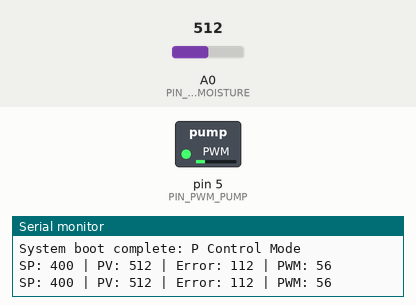
Recording of a sketch running on a simulated Arduino Uno, built with avr-gcc and run on an emulated ATmega328P. Parts: switched loads named in the sketch (green lamp = pin HIGH), the last lines printed to the serial monitor. Inputs (shaded band) come from the test bench; at power-on: A0 (PIN_SENSOR_MOISTURE) = 512.

Above: at 1.8 s.
1.9 s: A0 (PIN_SENSOR_MOISTURE) set to 390
At 3.2 s:
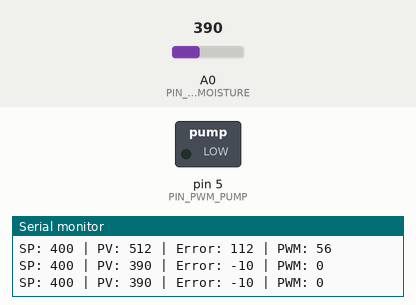
3.5 s: A0 (PIN_SENSOR_MOISTURE) set to 415
At 4.8 s:
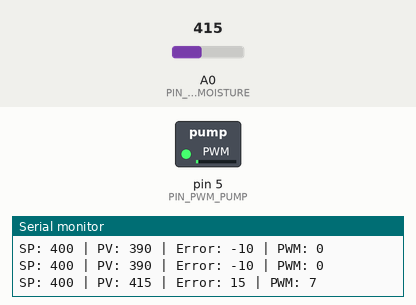
5.5 s: A0 (PIN_SENSOR_MOISTURE) set to 716
At 6.4 s:
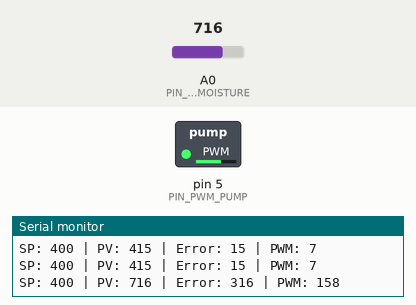
7.5 s: A0 (PIN_SENSOR_MOISTURE) set to 900
At 9.2 s:
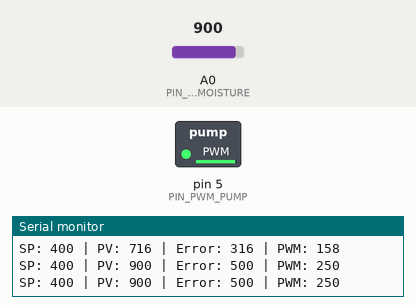
9.5 s: A0 (PIN_SENSOR_MOISTURE) set to 306
At 10.8 s:
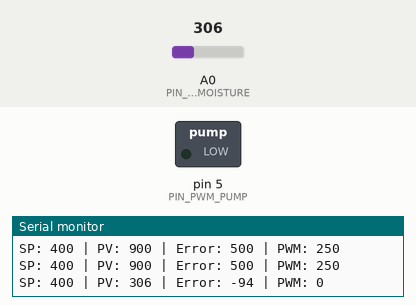
Timing chart, 0 to 12.5 s (numbered marks = the images above; inputs shaded):
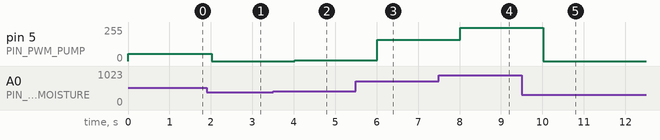

Measured:
- after the input at 1.9 s, pin 5 (PIN_PWM_PUMP): 56/255 → 0/255 after 0.12 s
- after the input at 3.5 s, pin 5 (PIN_PWM_PUMP): 0/255 → 7/255 after 0.52 s
- after the input at 5.5 s, pin 5 (PIN_PWM_PUMP): 7/255 → 158/255 after 0.52 s
- after the input at 7.5 s, pin 5 (PIN_PWM_PUMP): 158/255 → 250/255 after 0.52 s
- after the input at 9.5 s, pin 5 (PIN_PWM_PUMP): 250/255 → 0/255 after 0.52 s

The sketch:

step2_p_control.ino
```cpp
// ===== [Step 2] Smart Pot: Proportional (P) Control System =====
// Adjusts motor speed proportionally to the error (target moisture - current moisture).

// Pin assignments
const int PIN_SENSOR_MOISTURE = A0;
const int PIN_PWM_PUMP        = 5;    // PWM-capable pin for motor speed control

// Controller tuning parameters
const int SETPOINT = 400;      // Target moisture value (SP)
const float Kp     = 0.5;      // Proportional Gain

void setup() {
  pinMode(PIN_PWM_PUMP, OUTPUT);
  Serial.begin(9600);
  Serial.println("System boot complete: P Control Mode");
}

void loop() {
  // 1. Read current sensor value
  int currentMoisture = analogRead(PIN_SENSOR_MOISTURE);

  // 2. Calculate Error
  // Positive error when sensor value exceeds setpoint (dry condition)
  int error = currentMoisture - SETPOINT;

  // 3. P Control computation (Output = Kp * error)
  int output = (int)(Kp * error);

  // 4. Clamp output to PWM range (0-255)
  if (output < 0) {
    output = 0;
  } else if (output > 255) {
    output = 255;
  }

  // 5. Actuator drive
  analogWrite(PIN_PWM_PUMP, output);

  // 6. Status monitoring (observe steady-state error)
  Serial.print("SP: ");      Serial.print(SETPOINT);
  Serial.print(" | PV: ");   Serial.print(currentMoisture);
  Serial.print(" | Error: "); Serial.print(error);
  Serial.print(" | PWM: ");   Serial.println(output);

  delay(1000);
}
```
